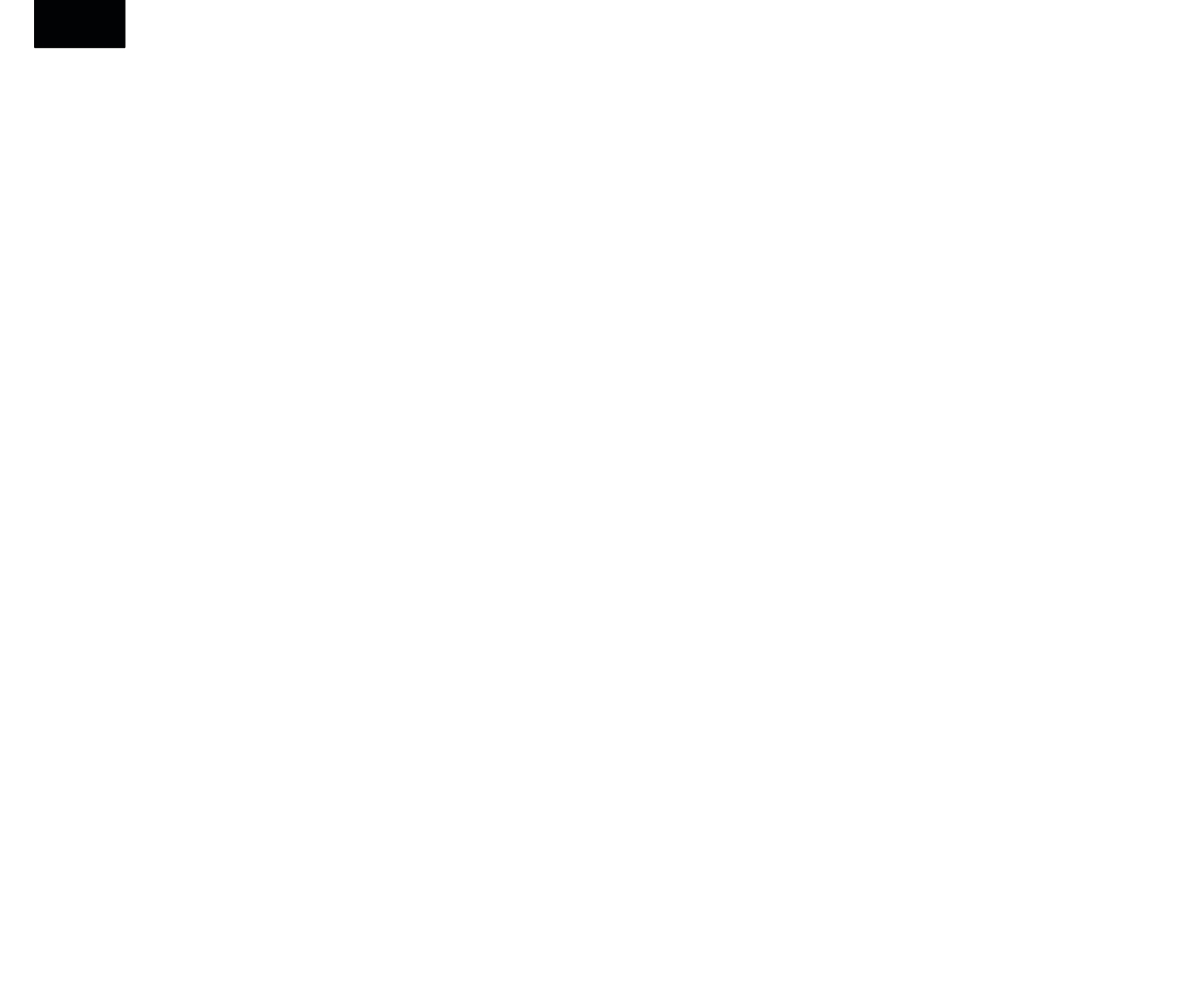
Frame 1 (no input)
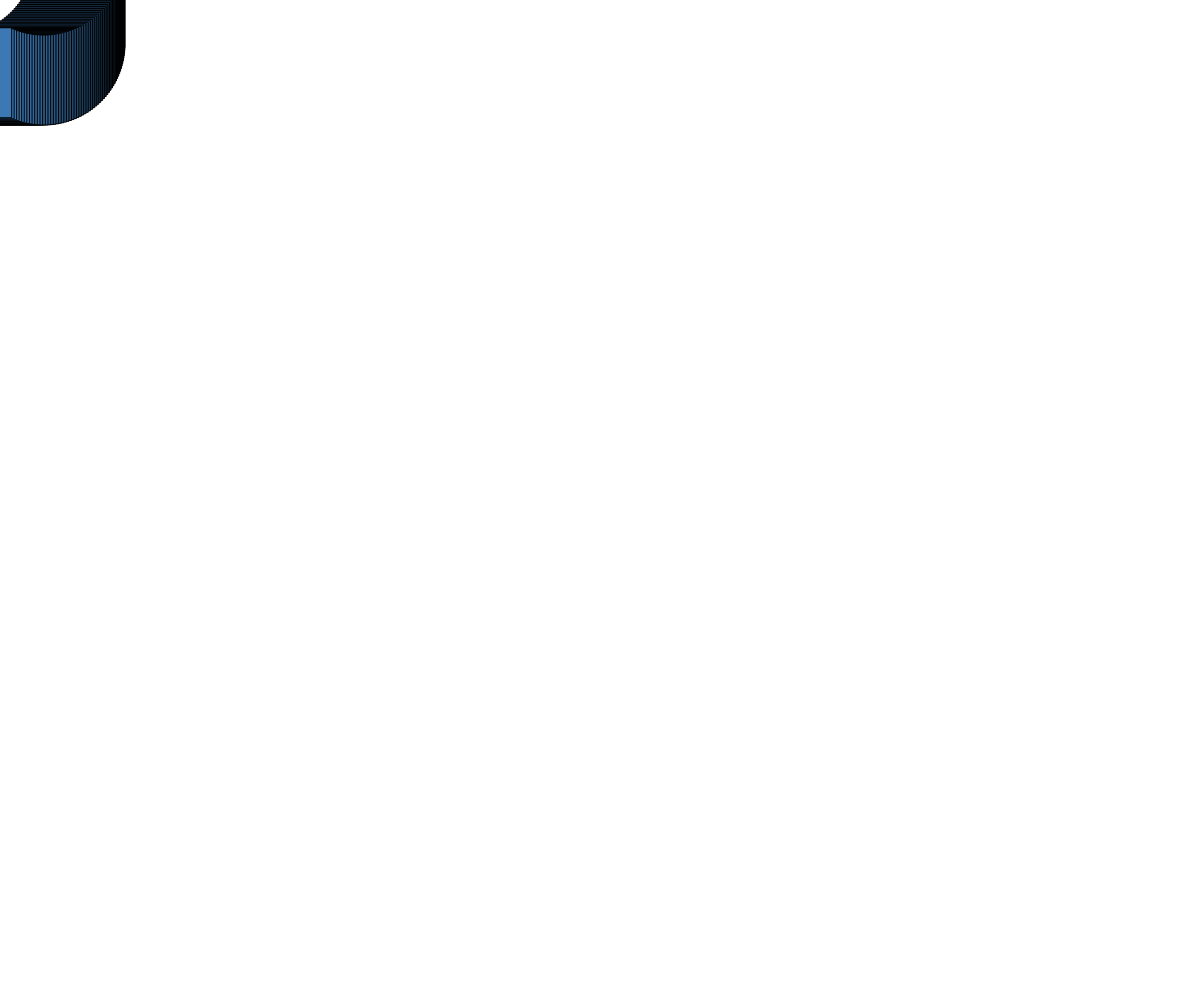
Frame 60 (no input)
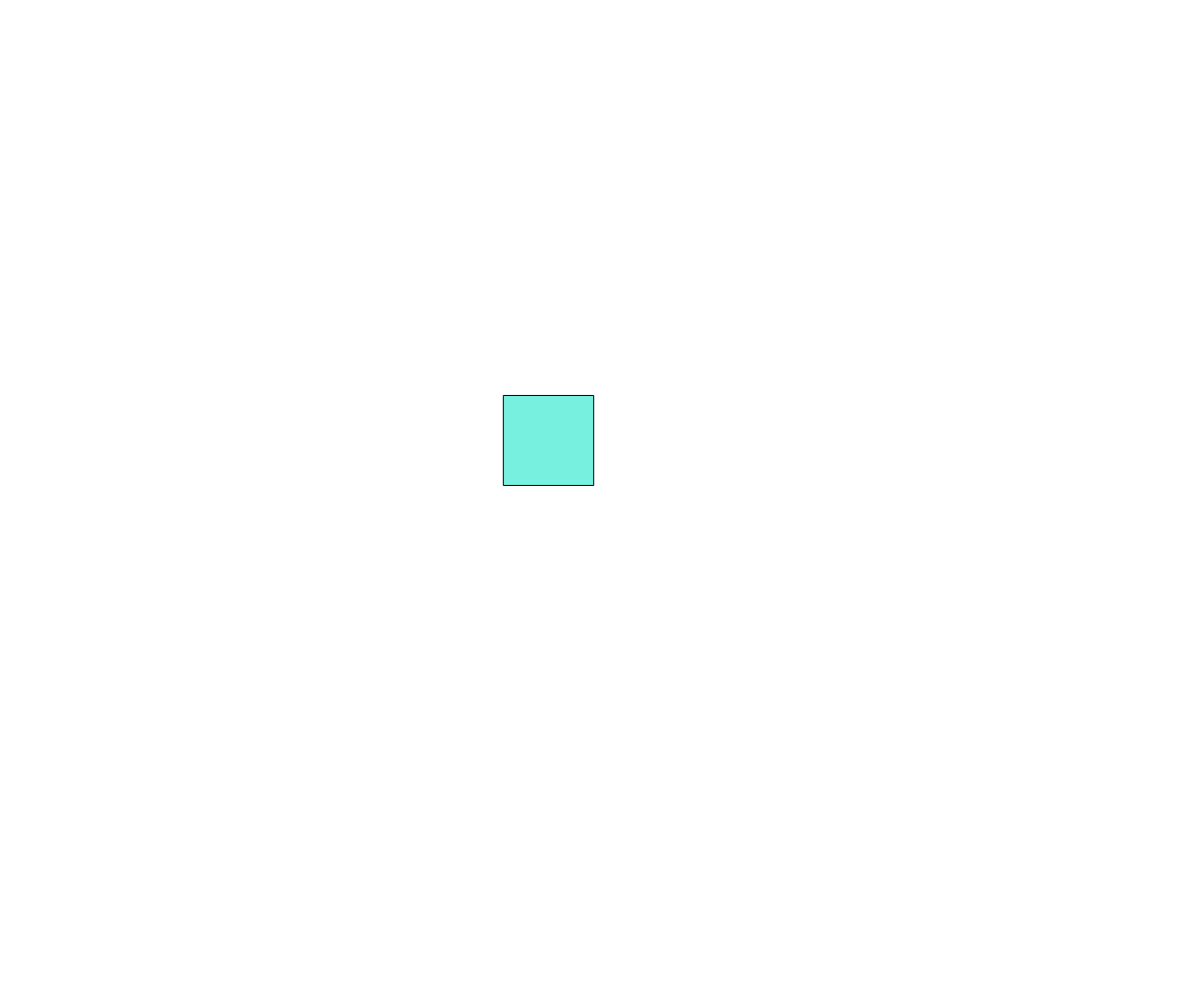
Frame 120 (the mouse pressed at the canvas centre since frame 60)

The p5.js sketch that drew these frames (run headless with seeded random() and noise() and a simulated clock; from frame 60 on, the mouse is pressed at the canvas centre):

// p5.js sketch
// ── sketch.js
function setup() {
  createCanvas(windowWidth, windowHeight);
  angleMode(DEGREES);
  color_r = 0
  color_g = 0
  color_b = 0
  dir_r = 1
  dir_g = 1
  dir_b = 1
}



function draw() {
  if(mouseIsPressed){
    clear()
  }
  if (color_r < 0){
    dir_r = 1
  }else if(color_r > 255){
    dir_r = 0
  }
  if (color_g < 0){
    dir_g = 1
  }else if(color_g > 255){
    dir_g = 0
  }
  if (color_b < 0){
    dir_b = 1
  }else if(color_b > 255){
    dir_b = 0
  }
  
  if (dir_r == 1){
    color_r = color_r + 1
  }else if(dir_r == 0){
    color_r = color_r - 2
  }
  if (dir_g == 1){
    color_g = color_g + 2
  }else if(dir_g == 0){
    color_g = color_g - 3
  }
  if (dir_b == 1){
    color_b = color_b + 3
  }else if(dir_b == 0){
    color_b = color_b - 1
  }
  
  
  rectMode(CENTER);
  translate(mouseX / mouseX, mouseY / mouseY);
  translate(p5.Vector.fromAngle(millis() / 500, 80));
  fill(color_r, color_g, color_b)
  rect(mouseX, mouseY, 90, 90);
}
